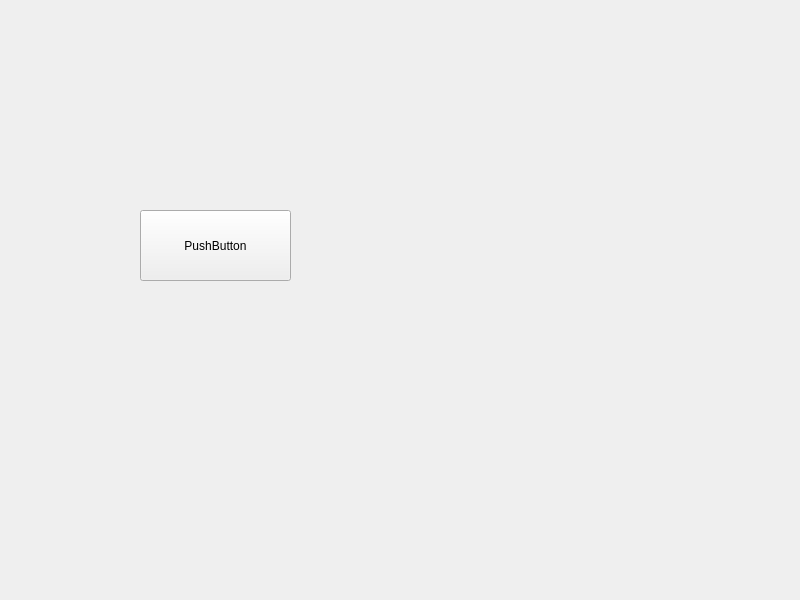
<?xml version="1.0" encoding="UTF-8"?>
<ui version="4.0">
 <class>WidgetMain</class>
 <widget class="QMainWindow" name="WidgetMain">
  <property name="geometry">
   <rect>
    <x>0</x>
    <y>0</y>
    <width>800</width>
    <height>600</height>
   </rect>
  </property>
  <property name="windowTitle">
   <string>MainWindow</string>
  </property>
  <widget class="QWidget" name="centralwidget">
   <widget class="QPushButton" name="pushButton">
    <property name="geometry">
     <rect>
      <x>140</x>
      <y>210</y>
      <width>151</width>
      <height>71</height>
     </rect>
    </property>
    <property name="text">
     <string>PushButton</string>
    </property>
   </widget>
  </widget>
  <action name="actionOpenFile">
   <property name="text">
    <string>打开文件</string>
   </property>
  </action>
  <action name="actionSave">
   <property name="text">
    <string>保存</string>
   </property>
  </action>
  <action name="actionSaveAll">
   <property name="text">
    <string>保存所有</string>
   </property>
  </action>
 </widget>
 <resources/>
 <connections/>
</ui>
